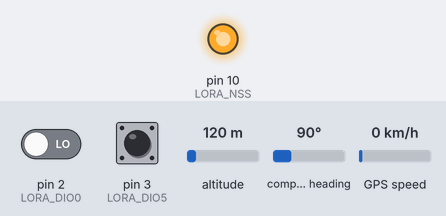
Simulated run of this sketch. Board: Arduino Uno, built with avr-gcc and run on an emulated ATmega328P. Shown: output pins drawn as LEDs (lit = HIGH). The inputs (shaded band) are chosen by the test bench; at power-on: pin 2 (LORA_DIO0) LOW, pin 3 (LORA_DIO5) HIGH, altitude 120 m, compass heading 90°, GPS speed 0 km/h. The GPS gets a fix after 3 s at 37.7749, -122.4194 with 8 satellites; what the sketch prints to the serial monitor is not drawn.

Above: at 0.1 s.
Timing chart, 0 to 1.6 s (numbered marks = the images above):
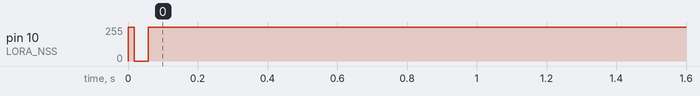

Measured:
- by itself, pin 10 (LORA_NSS): 255/255 → 0/255 at 0.02 s, → 254/255 0.04 s later, → 255/255 0.04 s later

The sketch:

miniLoraTrackerGPS.ino
```cpp
#include <avr/pgmspace.h>
#include <string.h>
#include <ctype.h>
#include <SPI.h>
#include <TinyGPS++.h>
#include <SoftwareSerial.h>
//#include <string.h>

// Lora pin definitions
#define LORA_NSS  10
//#define LORA_RESET        7                // Comment out if not connected
#define LORA_DIO0           2
#define LORA_DIO5           3
#define LED_WARN            5
#define LED_OK              6
#define A0_MULTIPLIER      4.9

#define EXTRA_FIELD_FORMAT      ",%d,%d,%d"          // List of formats for extra fields. Make empty if no such fields.  Always use comma at start of there are any such fields.
#define EXTRA_FIELD_LIST        ,(int)((GPS.Speed * 13) / 7), GPS.Direction, GPS.Satellites

//#define EXTRA_FIELD_FORMAT      ",%d,%d,%d,%d,%d"          // List of formats for extra fields. Make empty if no such fields.  Always use comma at start of there are any such fields.
//#define EXTRA_FIELD_LIST            ,(int)((GPS.Speed * 13) / 7), GPS.Direction, GPS.Satellites, DS18B20_Temperatures[0], Channel0Average
                                                                // List of variables/expressions for extra fields. Make empty if no such fields.  Always use comma at start of there are any such fields.
#define SENTENCE_LENGTH      80                  // This is more than sufficient for the standard sentence.  Extend if needed; shorten if you are tight on memory.
// LORA settings
#define LORA_PAYLOAD_ID   "OO5"            // Do not use spaces.
#define LORA_SLOT            11
#define LORA_REPEAT_SLOT_1   -1
#define LORA_REPEAT_SLOT_2   -1

#define LORA_TIME_INDEX      2
#define LORA_TIME_MUTLIPLER  2
#define LORA_TIME_OFFSET     1
#define LORA_PACKET_TIME    500
#define LORA_FREQUENCY      434.5

#define LORA_ID              0
#define LORA_CYCLETIME       5                // Set to zero to send continuously
#define LORA_MODE            3                // setup to test with radiohead 20K8, ERR4-8,xplicit, SF7 CRC ON
#define LORA_BINARY          0
#define LORA_RH_FORMAT       1               // enable radiohead header formatting so a radiohead client can receive the messages


static const int RXPin = 4, TXPin = 5;
static const uint32_t GPSBaud = 9600;

unsigned char packet[40];                 // used to send arbitrary LoRa Messages for diagnostics and gen info
char rxBuffer[40];
struct TBinaryPacket
{
  uint8_t   PayloadIDs;
  uint16_t  Counter;
  uint16_t  BiSeconds;
  float   Latitude;
  float   Longitude;
  int32_t   Altitude;
};  //  __attribute__ ((packed));

struct TGPS
{
  int Hours, Minutes, Seconds;
  unsigned long SecondsInDay;         // Time in seconds since midnight
  float Longitude, Latitude;
  long Altitude;
  unsigned int Satellites;
  int Speed;
  int Direction;
  byte FixType;
  byte psm_status;
  float InternalTemperature;
  float BatteryVoltage;
  float ExternalTemperature;
  float Pressure;
  unsigned int BoardCurrent;
  unsigned int errorstatus;
  byte FlightMode;
  byte PowerMode;
} GPS;


int SentenceCounter=0;
byte to_node = 1;
byte from_node = 10;
byte ID = 10;
byte flags = 0;


/****************************************/


// The TinyGPS++ object
TinyGPSPlus gps;

// The serial connection to the GPS device
SoftwareSerial ss(RXPin, TXPin);

void setup()
{
  Serial.begin(9600);
  ss.begin(GPSBaud);

  SetupLoRa();

}

void loop()
{

//    Serial.println("xxx");
    // TX something very simple to test transmission
        // Send our telemetry

/*        char *Message = "$Hello world";
        unsigned char packet[50];
        packet[0] = 10;
        packet[1] = 1;
        packet[2] = 1;
        packet[3] = 0;
        strcpy(&packet[4],Message);
        SendLoRaPacket(&packet[0], strlen(Message)+5);
*/
    //delay(10000);
      // This sketch displays information every time a new sentence is correctly encoded.
    while (ss.available() > 0)
      if (gps.encode(ss.read())){

        //Serial.println("decoded GPS");
      // load up the LoRa struct with data
      if (gps.location.isValid()){
        //Serial.println("location valid");
        GPS.Longitude = (float) gps.location.lng();
        GPS.Latitude = (float) gps.location.lat();
      }

      if (gps.altitude.isValid()){
        //Serial.println("altitude valid");
        GPS.Altitude = (long) gps.altitude.meters();
      }

      // if gps data is ready then send if possible otherwise wait until lora is ready
      if (gps.location.isValid() && gps.altitude.isValid()){
        //Serial.println("values valid");

        // build the message to send
        char gpsMessage[50];
        char str[20];
        strcpy(gpsMessage,"$");

        dtostrf(GPS.Longitude,2,6,str);
        strcat(gpsMessage,str);

        dtostrf(GPS.Latitude,2,6,str);
        strcat(gpsMessage,",");
        strcat(gpsMessage,str);

        ltoa(GPS.Altitude,str,10);
        strcat(gpsMessage,",");
        strcat(gpsMessage,str);

        Serial.println(gpsMessage);

        sendLoRaMessage(packet,gpsMessage);

        while(LoRaIsTransmitting()){   // wait till message sent
          delay(10);
        }
        // wait for response from server or timeout and go round again
        // put into rx mode
        //Serial.println("Rx enabled");
        startReceiving();
        byte rxcount = 30;
        int rxbytes = 0;
        while(rxcount > 0){
          delay(100);
          if(LoRaMsgReady()){
            rxbytes = receiveMessage(rxBuffer, 30); // DA's lora receive routine - lora.ino
            rxcount = 0;

          }
          else{
            rxcount-- ;
          }

        }
        if(rxbytes>0){
          rxBuffer[rxbytes] = (char) 0;
        Serial.println("Message Received");
        Serial.print("This Node=> ");
        Serial.print(rxBuffer[0],DEC);
        Serial.print(" Gateway Node=> ");
        Serial.print(rxBuffer[1],DEC);

        Serial.print(" Bytes Received=> ");

        Serial.print(rxbytes);
        Serial.println(&rxBuffer[4]);


        // displayInfo();
        delay(500);
        }

    // trasnsmit here

      }
    }

  if (millis() > 5000 && gps.charsProcessed() < 10)
  {
    Serial.println(F("No GPS detected: check wiring."));

    sendLoRaMessage(packet,"$?No GPS"); // sends lora packet in radiohead format
    delay(5000);
  }


}


void loadRH_Header(char *packet,byte to,byte from,byte ID,byte flags){
        packet[0] = to;
        packet[1] = from;
        packet[2] = ID;
        packet[3] = flags;

}

bool sendLoRaMessage(char *packet,char *Msg){

    loadRH_Header(packet,to_node,from_node,ID,flags);
    if(strlen(Msg) <=50){
    strcpy(&packet[4],Msg);
    SendLoRaPacket(&packet[0], strlen(Msg)+5);
    Serial.println(packet);

    return true;
  }
  return false;
}

void displayInfo()
{
  Serial.print(F("Location: "));
  if (gps.location.isValid())
  {
    Serial.print(gps.location.lat(), 6);
    Serial.print(F(","));
    Serial.print(gps.location.lng(), 6);
  }
  else
  {
    Serial.print(F("INVALID"));
  }
  Serial.print(F("  Altitude: "));
  if (gps.altitude.isValid())
      {
        Serial.print(gps.altitude.meters());
      }

  Serial.print(F("  Date/Time: "));
  if (gps.date.isValid())
  {
    Serial.print(gps.date.month());
    Serial.print(F("/"));
    Serial.print(gps.date.day());
    Serial.print(F("/"));
    Serial.print(gps.date.year());
  }
  else
  {
    Serial.print(F("INVALID"));
  }

  Serial.print(F(" "));
  if (gps.time.isValid())
  {
    if (gps.time.hour() < 10) Serial.print(F("0"));
    Serial.print(gps.time.hour());
    Serial.print(F(":"));
    if (gps.time.minute() < 10) Serial.print(F("0"));
    Serial.print(gps.time.minute());
    Serial.print(F(":"));
    if (gps.time.second() < 10) Serial.print(F("0"));
    Serial.print(gps.time.second());
    Serial.print(F("."));
    if (gps.time.centisecond() < 10) Serial.print(F("0"));
    Serial.print(gps.time.centisecond());
  }
  else
  {
    Serial.print(F("INVALID"));
  }

  Serial.println();
}
```

misc.ino
```cpp
char Hex(char Character)
{
  char HexTable[] = "0123456789ABCDEF";

  return HexTable[Character];
}
```

Source omitted: lora.ino (14286 bytes)
